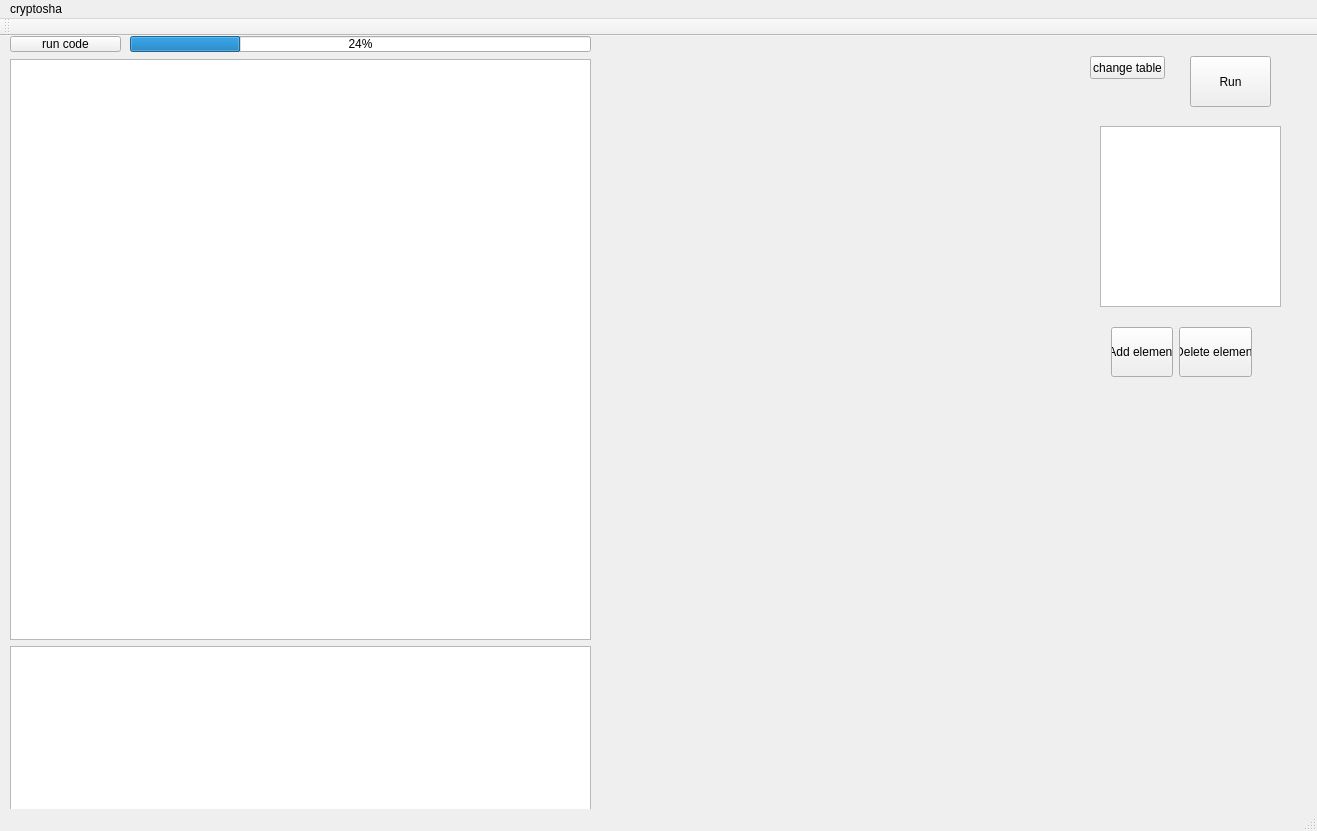
<?xml version="1.0" encoding="UTF-8"?>
<ui version="4.0">
 <class>MainWindow</class>
 <widget class="QMainWindow" name="MainWindow">
  <property name="geometry">
   <rect>
    <x>0</x>
    <y>0</y>
    <width>1317</width>
    <height>831</height>
   </rect>
  </property>
  <property name="windowTitle">
   <string>MainWindow</string>
  </property>
  <widget class="QWidget" name="centralWidget">
   <widget class="QGraphicsView" name="graphicsView">
    <property name="geometry">
     <rect>
      <x>1100</x>
      <y>90</y>
      <width>181</width>
      <height>181</height>
     </rect>
    </property>
   </widget>
   <widget class="QWidget" name="layoutWidget">
    <property name="geometry">
     <rect>
      <x>1100</x>
      <y>280</y>
      <width>163</width>
      <height>62</height>
     </rect>
    </property>
    <layout class="QHBoxLayout" name="horizontalLayout">
     <item>
      <widget class="QPushButton" name="add_button">
       <property name="minimumSize">
        <size>
         <width>10</width>
         <height>50</height>
        </size>
       </property>
       <property name="text">
        <string>Add element</string>
       </property>
      </widget>
     </item>
     <item>
      <widget class="QPushButton" name="pushButton">
       <property name="minimumSize">
        <size>
         <width>10</width>
         <height>50</height>
        </size>
       </property>
       <property name="text">
        <string>Delete element</string>
       </property>
      </widget>
     </item>
    </layout>
   </widget>
   <widget class="QPushButton" name="run">
    <property name="geometry">
     <rect>
      <x>1190</x>
      <y>20</y>
      <width>81</width>
      <height>51</height>
     </rect>
    </property>
    <property name="text">
     <string>Run</string>
    </property>
   </widget>
   <widget class="QPushButton" name="change">
    <property name="geometry">
     <rect>
      <x>1090</x>
      <y>20</y>
      <width>75</width>
      <height>23</height>
     </rect>
    </property>
    <property name="text">
     <string>change table</string>
    </property>
   </widget>
   <widget class="QTextEdit" name="txtCodeEdit">
    <property name="geometry">
     <rect>
      <x>10</x>
      <y>23</y>
      <width>581</width>
      <height>581</height>
     </rect>
    </property>
   </widget>
   <widget class="QTextBrowser" name="textBrowser">
    <property name="geometry">
     <rect>
      <x>10</x>
      <y>610</y>
      <width>581</width>
      <height>171</height>
     </rect>
    </property>
   </widget>
   <widget class="QProgressBar" name="progressBar">
    <property name="geometry">
     <rect>
      <x>130</x>
      <y>0</y>
      <width>461</width>
      <height>16</height>
     </rect>
    </property>
    <property name="value">
     <number>24</number>
    </property>
   </widget>
   <widget class="QPushButton" name="btnRunCode">
    <property name="geometry">
     <rect>
      <x>10</x>
      <y>0</y>
      <width>111</width>
      <height>16</height>
     </rect>
    </property>
    <property name="text">
     <string>run code</string>
    </property>
   </widget>
  </widget>
  <widget class="QMenuBar" name="menuBar">
   <property name="geometry">
    <rect>
     <x>0</x>
     <y>0</y>
     <width>1317</width>
     <height>17</height>
    </rect>
   </property>
   <widget class="QMenu" name="menuCryptosha">
    <property name="title">
     <string>cryptosha</string>
    </property>
   </widget>
   <addaction name="menuCryptosha"/>
  </widget>
  <widget class="QToolBar" name="mainToolBar">
   <attribute name="toolBarArea">
    <enum>TopToolBarArea</enum>
   </attribute>
   <attribute name="toolBarBreak">
    <bool>false</bool>
   </attribute>
  </widget>
  <widget class="QStatusBar" name="statusBar"/>
 </widget>
 <layoutdefault spacing="6" margin="11"/>
 <resources/>
 <connections/>
</ui>
